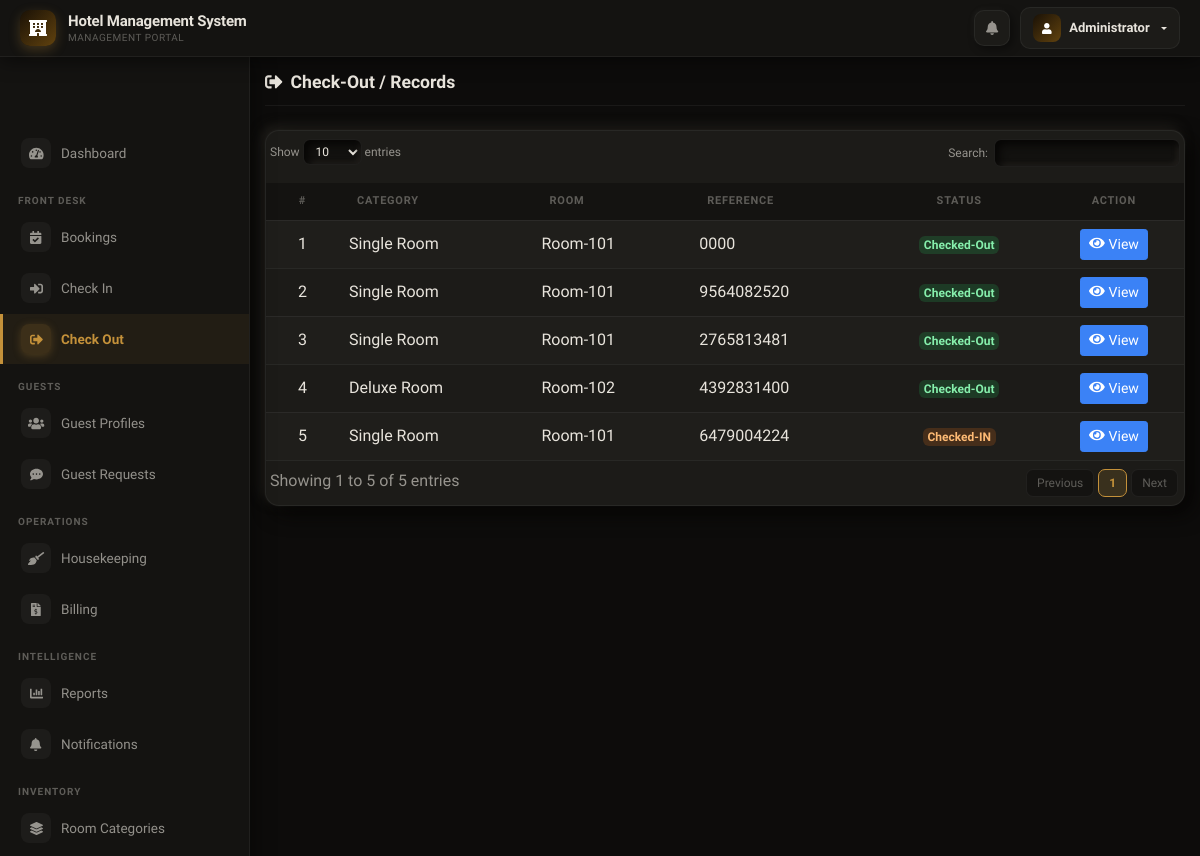
The app's page /admin/index.php?page=check_out (signed in) with its own data.
### tables this page shows
CREATE TABLE `checked` (
  `id` int(30) NOT NULL,
  `ref_no` varchar(100) NOT NULL,
  `room_id` int(30) NOT NULL,
  `name` text NOT NULL,
  `contact_no` varchar(20) NOT NULL,
  `date_in` datetime NOT NULL,
  `date_out` datetime NOT NULL,
  `booked_cid` int(30) NOT NULL,
  `status` tinyint(1) NOT NULL DEFAULT 0 COMMENT '0 = pending, 1=checked in , 2 = checked out',
  `date_updated` datetime NOT NULL DEFAULT current_timestamp() ON UPDATE current_timestamp()
);

CREATE TABLE `rooms` (
  `id` int(30) NOT NULL,
  `room` varchar(30) NOT NULL,
  `category_id` int(30) NOT NULL,
  `status` tinyint(1) NOT NULL DEFAULT 0 COMMENT '0 = Available , 1= Unvailables'
);

CREATE TABLE `room_categories` (
  `id` int(30) NOT NULL,
  `name` text NOT NULL,
  `price` float NOT NULL,
  `cover_img` text NOT NULL
);

### admin/check_out.php (the view, shortened to what this page needs)
<?php include('db_connect.php');
$cat = $conn->query("SELECT * FROM room_categories");
$cat_arr = array();
while ($row = $cat->fetch_assoc()) {
    $cat_arr[$row['id']] = $row;
}
$room = $conn->query("SELECT * FROM rooms");
$room_arr = array();
while ($row = $room->fetch_assoc()) {
    $room_arr[$row['id']] = $row;
}
?>
<div class="container-fluid py-3">
  <div class="page-header mb-4">
    <h5 class="page-title"><i class="fa fa-sign-out-alt mr-2"></i>Check-Out / Records</h5>
  </div>
  <div class="card">
    <div class="card-body p-0">
      <table class="table table-hover mb-0" id="checkout-table">
        <thead>
          <tr>
            <th class="text-center">#</th>
            <th>Category</th>
            <th>Room</th>
            <th>Reference</th>
            <th class="text-center">Status</th>
            <th class="text-center">Action</th>
          </tr>
        </thead>
        <tbody>
          <?php
          $i = 1;
          $checked = $conn->query("SELECT * FROM checked WHERE status != 0 ORDER BY status DESC, id ASC");
          while ($row = $checked->fetch_assoc()):
          ?>
          <tr>
            <td class="text-center"><?php echo $i++; ?></td>
            <td><?php echo htmlspecialchars($cat_arr[$room_arr[$row['room_id']]['category_id']]['name'] ?? '—'); ?></td>
            <td><?php echo htmlspecialchars($room_arr[$row['room_id']]['room'] ?? '—'); ?></td>
            <td><?php echo htmlspecialchars($row['ref_no']); ?></td>
            <?php if ($row['status'] == 1): ?>
              <td class="text-center"><span class="badge badge-warning">Checked-IN</span></td>
            <?php else: ?>
              <td class="text-center"><span class="badge badge-success">Checked-Out</span></td>
            <?php endif; ?>
            <td class="text-center">
              <button class="btn btn-sm btn-primary check_out" type="button" data-id="<?php echo $row['id']; ?>">
                <i class="fa fa-eye mr-1"></i>View
              </button>
            </td>
          </tr>
          <?php endwhile; ?>
        </tbody>
      </table>
    </div>
  </div>
</div>

### admin/assets/css/style.css (style rules this page uses)
body { font-family: "Open Sans", sans-serif; color: #444444; width: 100%; height: calc(100%); }
h1, h2, h3, h4, h5, h6 { font-family: "Raleway", sans-serif; }

### admin/assets/css/dashboard.css (style rules this page uses)
:root { --brand: #c4913a; --brand-light: #d4a84b; --brand-glow: rgba(196, 145, 58, 0.26); --brand-gradient: linear-gradient(135deg, #1a1106 0%, rgba(100, 68, 14, 0.96) 100%); --bg-base: #0d0c0b; --bg-surface: rgb(20, 19, 17); --bg-raised: rgb(28, 27, 24); --bg-elevated: rgb(36, 34, 30); --bg-input: rgb(18, 17, 15); --border-subtle: rgba(255, 255, 255, 0.055); --border-brand: rgba(196, 145, 58, 0.35); --text-primary: #e8e4dc; --text-secondary: rgba(232, 228, 220, 0.60); --text-muted: rgba(232, 228, 220, 0.35); --shadow-neu: 8px 8px 20px rgb(6, 5, 4), -4px -4px 12px rgb(34, 32, 28), 0 0 0 1px rgba(255, 255, 255, 0.04); --shadow-neu-hover: 12px 12px 28px rgb(4, 3, 2), -6px -6px 16px rgb(40, 38, 34); --shadow-inset: inset 4px 4px 8px rgb(6, 5, 4), inset -2px -2px 5px rgb(36, 34, 30); }
body { background: var(--bg-base) !important; color: var(--text-primary) !important; font-family: 'Plus Jakarta Sans', 'Poppins', 'Segoe UI', sans-serif !important; }
.card { background: var(--bg-raised) !important; border: 1px solid var(--border-subtle) !important; border-radius: 14px !important; box-shadow: var(--shadow-neu) !important; color: var(--text-primary); }
.card-body { color: var(--text-primary); }
.table { color: var(--text-primary) !important; border-color: var(--border-subtle) !important; }
.table td, .table th { border-color: var(--border-subtle) !important; vertical-align: middle; }
.table thead th { background: var(--bg-surface) !important; color: var(--text-muted) !important; font-size: 11px; font-weight: 700; text-transform: uppercase; letter-spacing: 0.07em; border-bottom: 1px solid var(--border-subtle) !important; padding: 10px 14px; }
.table tbody tr { transition: background 0.15s; }
.badge { border-radius: 6px !important; font-weight: 600 !important; }
.badge-success { background: rgba(34,197,94,0.18) !important; color: #86efac !important; }
.badge-warning { background: rgba(249,115,22,0.18) !important; color: #fdba74 !important; }
.btn-primary { background: #3b82f6 !important; border-color: #3b82f6 !important; }
table.dataTable { border-collapse: collapse !important; }
table.dataTable thead th, table.dataTable thead td { background: var(--bg-surface) !important; color: var(--text-muted) !important; border-bottom: 1px solid var(--border-subtle) !important; border-top: none !important; font-size: 11px; font-weight: 700; text-transform: uppercase; letter-spacing: 0.07em; }
table.dataTable.no-footer { border-bottom: 1px solid var(--border-subtle) !important; }
table.dataTable tbody tr { background: transparent !important; }
table.dataTable tbody tr.odd td { background: rgba(255,255,255,0.012) !important; }
table.dataTable tbody tr.even td { background: transparent !important; }
table.dataTable tbody td { border-color: var(--border-subtle) !important; color: var(--text-primary) !important; }
table.dataTable thead .sorting, table.dataTable thead .sorting_asc, table.dataTable thead .sorting_desc { background-color: var(--bg-surface) !important; color: var(--text-muted) !important; }
table.dataTable thead .sorting:before, table.dataTable thead .sorting:after, table.dataTable thead .sorting_asc:before, table.dataTable thead .sorting_asc:after, table.dataTable thead .sorting_desc:before, table.dataTable thead .sorting_desc:after { color: var(--text-muted) !important; opacity: 0.5; }
table.dataTable thead .sorting_asc:after, table.dataTable thead .sorting_desc:after { color: var(--brand) !important; opacity: 1; }
.page-header { display: flex; align-items: center; justify-content: space-between; padding-bottom: 12px; border-bottom: 1px solid var(--border-subtle); margin-bottom: 1.25rem; }
.page-title { font-size: 1.1rem; font-weight: 700; color: var(--text-primary); margin: 0; }

### records on screen
checked: room.name "Single Room", room.room "Room-101", ref_no "0000", status "Checked-Out"
checked: room.name "Single Room", room.room "Room-101", ref_no "9564082520", status "Checked-Out"
checked: room.name "Single Room", room.room "Room-101", ref_no "2765813481", status "Checked-Out"
checked: room.name "Deluxe Room", room.room "Room-102", ref_no "4392831400", status "Checked-Out"
checked: room.name "Single Room", room.room "Room-101", ref_no "6479004224", status "Checked-IN"

### other values on screen
$_SESSION['setting_hotel_name'] "Hotel Management System"
$_SESSION['login_name'] "Administrator"
